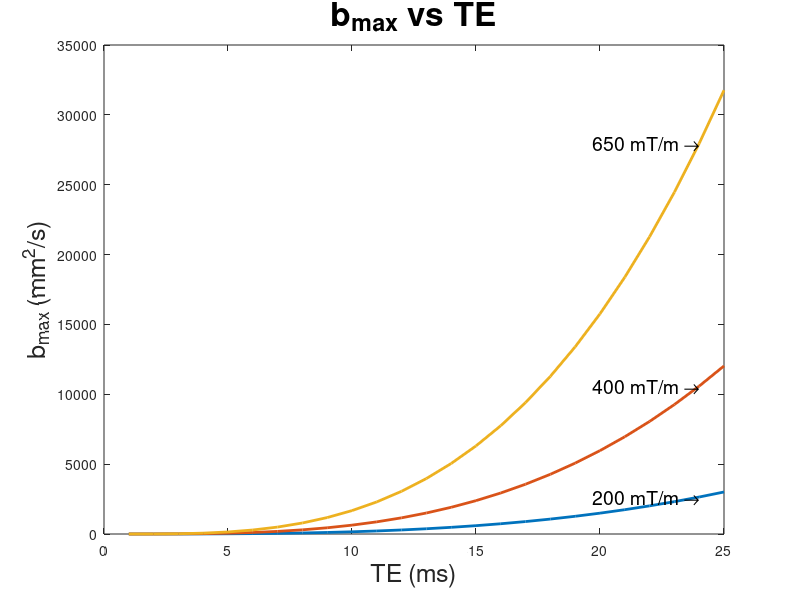

Here is the MATLAB script that generated this plot:
gamma=267.513e6; % for H1, in rad/(s*T)
Grad=[65e-5 40e-5 20e-5]; % T/mm or (G/cm)e-5, this is the RMS of the amp_diffs x10^-5
Grad=sqrt(Grad.^2.*2);
% s, this is delta_diff x10^-6
b=zeros(25,3);
for i=1:length(Grad)
    G=Grad(4-i);
    for TE=6:30
        delta=(TE-6)/2;
        Delta=delta; % s, this is = (TE)-(hard90/2)-(delta_diff)-(pet)-(dwell_time*opxres/2)-(slop_time*2), essentially = TE-(4.675+(0.008*opxres/2))
        delta=delta/1000;
        Delta=Delta/1000;
        b(TE-5,i)=((gamma^2)*(G^2)*(delta^2)*((4*Delta)-delta))/(pi^2);
        %display(horzcat('calculated b-value for half sine = ',num2str(b)));
    end
end

p=plot(b);
set(p,'LineWidth',2)
set(gca,'YTickLabel',num2str(get(gca,'YTick')'))

xlabel('TE (ms)','FontSize',18)
ylabel('b_m_a_x (mm^2/s)','FontSize',18)
title('b_m_a_x vs TE','FontSize',24)
text(24,2.646639567017859e+03,'200 mT/m \rightarrow','HorizontalAlignment','right','FontSize',14)
text(24,1.058655826807143e+04,'400 mT/m \rightarrow','HorizontalAlignment','right','FontSize',14)
text(24,2.795513042662613e+04,'650 mT/m \rightarrow','HorizontalAlignment','right','FontSize',14)